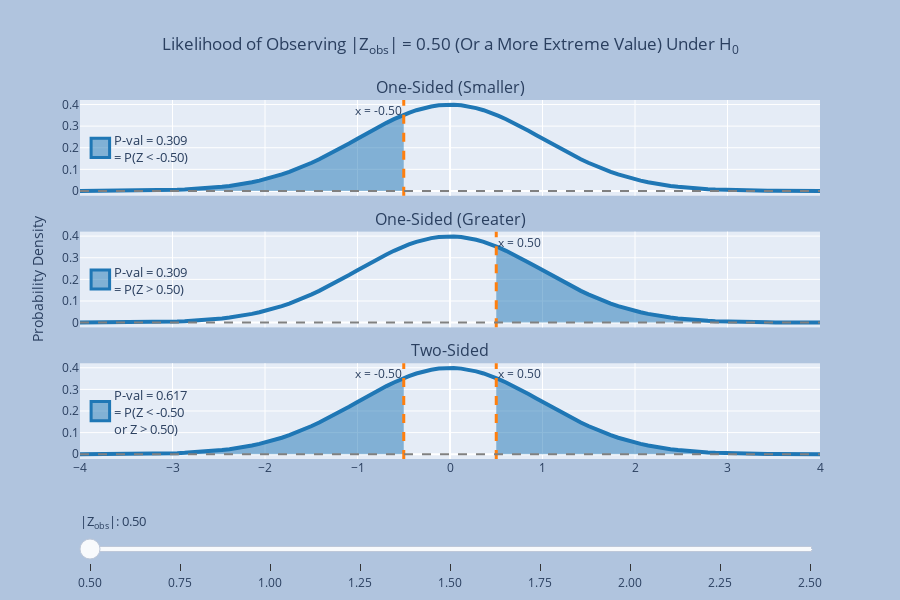

The code cell stored with this chart in its notebook:
### Markdown cell above
:::{note}
If you are reading a static version of this textbook (such as a PDF), please visit {{ '[the web version of this section]({website}/{path}.html)'.format(website=web_ver_url, path=env.docname) }} to engage with this interactive resource.
:::

### Code cell
# Use default seaborn palette (reference: https://josephlemaitre.com/2022/06/use-a-seaborn-color-palette-for-plotly-figures/)
plotly_palette = iter([f"rgb({c[0]*256}, {c[1]*256}, {c[2]*256})" for c in sns.color_palette()])
normcolor = next(plotly_palette)
pcolor = next(plotly_palette)

# create figure with 3 subplots
num_subplots = 3
fig = go.Figure().set_subplots(
    rows = num_subplots, cols = 1,
    vertical_spacing = 0.1,
    shared_xaxes = "all", shared_yaxes = "all",
    subplot_titles = ["One-Sided (Smaller)", "One-Sided (Greater)", "Two-Sided"],
)

z_obs_values = np.arange(0.5, 2.75, 0.25)
pvals = [1-scipy.stats.norm(0,1).cdf(z_obs) for z_obs in z_obs_values] # one-sided p-value
num_z_obs = len(z_obs_values)
initially_visible_index = 0 # index of initially visible z_obs and pval

# for each z_obs
for i, z_obs in enumerate(z_obs_values):
    endpts = np.array([-4, -z_obs, z_obs, 4])
    # for each subplot
    for j in range(num_subplots):
        # for each third of the pdf
        for k in range(len(endpts)-1):
            if (k == 0 and j != 1) or (k == 2 and j != 0):
                # fill in the area under this third of the pdf
                x = np.linspace(endpts[k], endpts[k+1], 50)
                fig.add_trace(
                    go.Scatter(
                        line = {"width": 0, "color": normcolor,},
                        opacity = 0,
                        x = x,
                        y = scipy.stats.norm.pdf(x),
                        fill = "tozeroy",
                        hoverinfo = "skip",
                        showlegend = False,
                        visible = True if i == initially_visible_index else False,
                    ),
                    row = j+1,
                    col = 1
                )
        # add lines for x = -z_obs
        if j != 1:
            fig.add_vline(
                x = -z_obs,
                visible = True if i == initially_visible_index else False,
                line = {"color": pcolor, "dash": "dash", "width": 3},
                annotation_text = f"x = -{z_obs:.2f}",
                annotation_visible = True if i == initially_visible_index else False,
                annotation_position = "top left",
                annotation_font = {"size": 12 },
                row = j+1,
                col = 1
            )
        # add lines for x = z_obs
        if j != 0:
            fig.add_vline(
                x = z_obs,
                visible = True if i == initially_visible_index else False,
                line = {"color": pcolor, "dash": "dash", "width": 3},
                annotation_text = f"x = {z_obs:.2f}",
                annotation_visible = True if i == initially_visible_index else False,
                annotation_position = "top right",
                annotation_font = {"size": 12 },
                row = j+1,
                col = 1
            )
        # add text for p-value annotations
        if j == 0:
            text = f"P-val = {pvals[i]:.3f}<br>= P(Z < -{z_obs_values[i]:.2f})"
        elif j == 1:
            text = f"P-val = {pvals[i]:.3f}<br>= P(Z > {z_obs_values[i]:.2f})"
        else:
            text = f"P-val = {2*pvals[i]:.3f}<br>= P(Z < -{z_obs_values[i]:.2f}<br>or Z > {z_obs_values[i]:.2f})"
        fig.add_annotation(
            row = j+1, col = 1,
            xref = "x domain", yref = "y domain",
            x = 0.04, y = 0.45,
            text = text,
            align = "left",
            showarrow = False,
            font = {"size": 13},
            xshift = 2,
            yshift = 4,
            visible = True if i == initially_visible_index else False,
        ) 

    
# add shapes for p-value annotations (always visible) to each subplot
for i in range(num_subplots):
    # filled-in square
    fig.add_shape(
        row = i+1, col = 1,
        type = "rect",
        xref = "x domain", yref = "y domain",
        x0 = 0.015, x1 = 0.04, y0 = 0.4, y1 = 0.6,
        fillcolor = normcolor,
        opacity = 0.5,
        visible = True,
    )
    # border for filled-in square
    fig.add_shape(
        row = i+1, col = 1,
        type = "rect",
        xref = "x domain", yref = "y domain",
        x0 = 0.015, x1 = 0.04, y0 = 0.4, y1 = 0.6,
        line = { "color": normcolor, "width": 3, },
        visible = True,
    )

# add normal distribution (always visible) to each subplot
x = np.linspace(endpts[0], endpts[-1], 100)
for i in range(num_subplots):
    fig.add_trace(
        go.Scatter(
            line = {"width": 4, "color": normcolor,},
            x = x,
            y = scipy.stats.norm.pdf(x),
            showlegend = False,
            hoverinfo = "x+y",
            visible = True,
        ),
        row = i+1,
        col = 1
    )  

# add x = 0 (always visible) to each subplot
for i in range(num_subplots):
    fig.add_hline(y = 0, visible = True, line = {"color": "grey", "dash": "dash"}, row = i+1, col = 1)

get_title = lambda i: f"Likelihood of Observing |Z<sub>obs</sub>| = {z_obs_values[i]:.2f} (Or a More Extreme Value) Under H<sub>0</sub>"

def update_layout_options(index):
    layout_options = { "title" : get_title(index) } # update title
    # update visibility of shapes and annotations
    for i in range(num_z_obs):
        for offset in range(4):
            # each group of 4 out of the first num_z_obs shapes represents the lines x = ±z_obs
            # that correspond to z_obs_values[i]
            layout_options[f"shapes[{4*i + offset}].visible"] = True if i == index else False
        for offset in range(7):
            # each group of 7 after the first 3 annotations represents the annotations for x = ±z_obs
            # and for the p-value that correspond to z_obs_values[i]
            layout_options[f"annotations[{3 + 7*i + offset}].visible"] = True if i == index else False
    return layout_options

# Create steps for the slider to select values of z_obs
steps = []
for i in range(num_z_obs):
    steps.append({
        "method": "update",
        "args": [ # arguments to pass to the update method
            {
                "visible": np.append(np.ravel([[True]*4 if j == i else [False]*4 for j in range(num_z_obs)]), [True]*3), # trace arguments
            },
            update_layout_options(i), # layout arguments
        ],
        "label": f"{z_obs_values[i]:.2f}",
    })

# Create a slider using these steps and add it to fig
fig.layout.sliders = [{
    "active": initially_visible_index,
    "currentvalue": {"prefix": "|Z<sub>obs</sub>|: ", "font": {"size": 13}},
    "pad": {"t": 50},
    "steps": steps,
}]

# Set layout settings
fig.update_layout(
    title = {
        "x": 0.5,
        "text": get_title(initially_visible_index),
    },
    yaxis = {
        "range": [-0.02, 0.45],
    },
    paper_bgcolor = "LightSteelBlue",
    height = 600,
)
# Set y-axis label on middle subplot
fig.update_yaxes(title_text="Probability Density", row = 2, col = 1)

fig.show()
